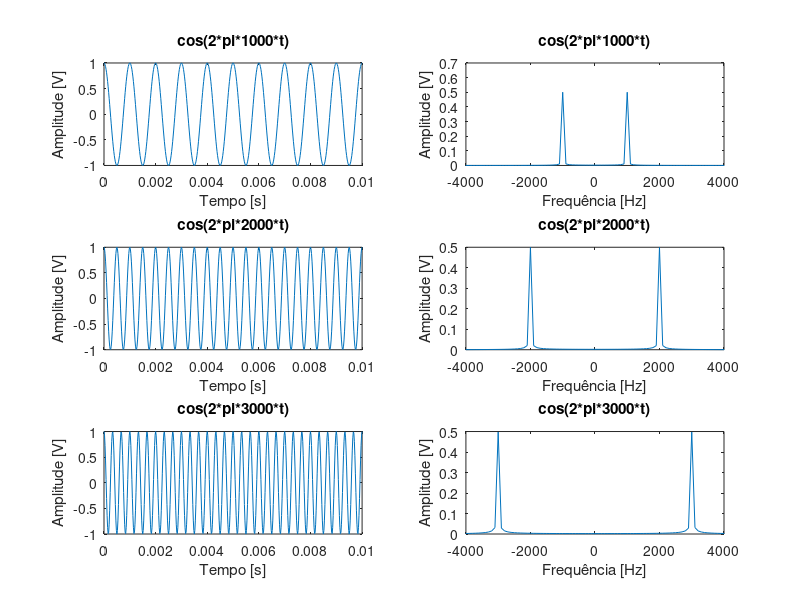
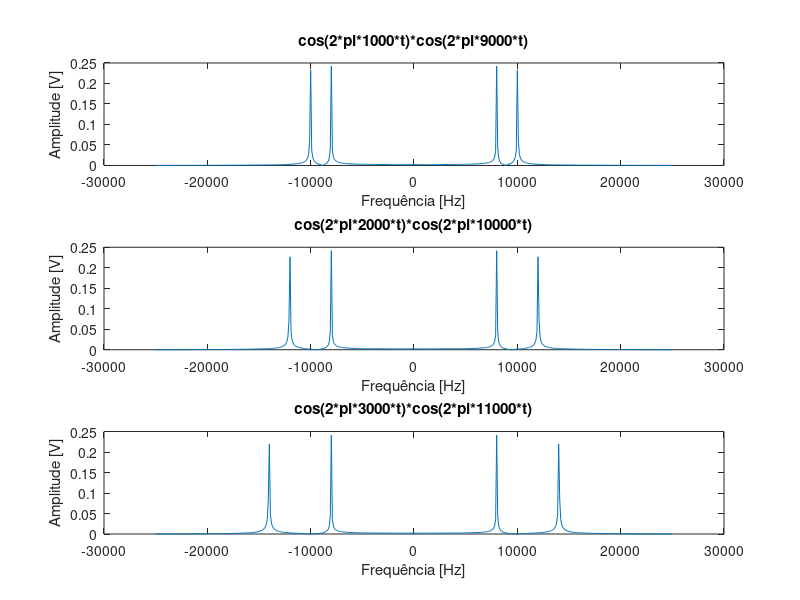
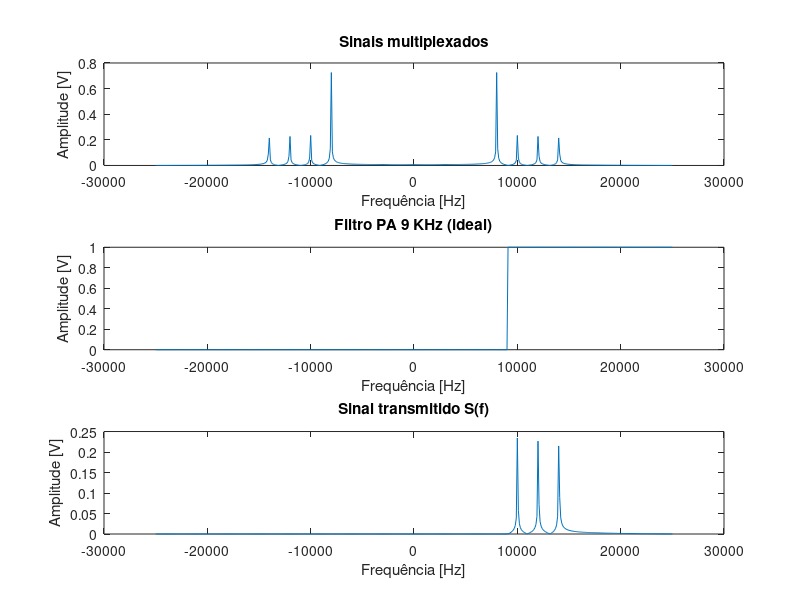
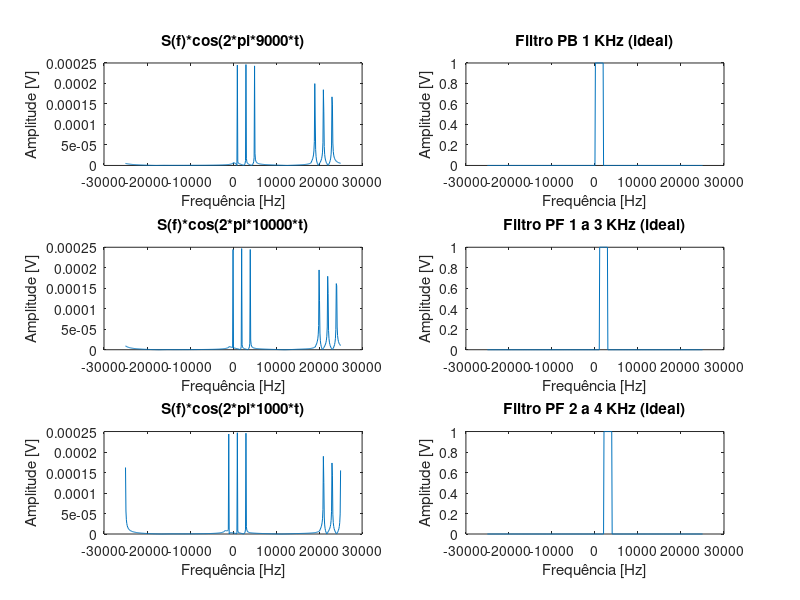

MATLAB code to generate these figures, in order:
close all;
clear all;
clc;

Am = 1; % Amplitude sinal
fm = 1e3; % Frequencia do sinal
fa = 50e3; % Frequencia de amostragem
t = [0:1/fa:10*(1/fm)];
f = [-fa/2:100:fa/2];
f_cut = 500; % Frequencia de corte - 500 Hz

% • Gerar 3 sinais (cosenos) nas frequências 1k, 2k e 3k
m1_t = Am*cos(2*pi*fm*t);
m2_t = Am*cos(2*pi*fm*2*t);
m3_t = Am*cos(2*pi*fm*3*t);

% • Realizar a multiplexação dos sinais para as frequências 10k,
% 12k e 14k para a transmissão em um canal de comunicação
m1_t_multiplex = m1_t.*cos(2*pi*9e3*t);
m2_t_multiplex = m2_t.*cos(2*pi*10e3*t);
m3_t_multiplex = m3_t.*cos(2*pi*11e3*t);
m_t_somado = m1_t_multiplex + m2_t_multiplex + m3_t_multiplex;
M_f_somado = fftshift(fft(m_t_somado)/length(m_t_somado));
filtro_PA = [zeros(1, 341) ones(1, 160)];

S_f = M_f_somado.*filtro_PA;
s_t = ifft(ifftshift(S_f));

% • Recuperar os sinais originais
r1_t = s_t.*cos(2*pi*9e3*t);
r2_t = s_t.*cos(2*pi*10e3*t);
r3_t = s_t.*cos(2*pi*11e3*t);
R1_f = fftshift(fft(r1_t)/length(r1_t));
R2_f = fftshift(fft(r2_t)/length(r2_t));
R3_f = fftshift(fft(r3_t)/length(r3_t));
filtro_pb_1k = [zeros(1, 251) ones(1, 19) zeros(1, 231)];
filtro_pf_1a3k = [zeros(1, 261) ones(1, 19) zeros(1, 221)];
filtro_pf_2a4k = [zeros(1, 271) ones(1, 19) zeros(1, 211)];

rec1_f = R1_f.*filtro_pb_1k;
rec2_f = R2_f.*filtro_pf_1a3k;
rec3_f = R3_f.*filtro_pf_2a4k;
rec1_t = ifft(ifftshift(rec1_f));
rec2_t = ifft(ifftshift(rec2_f));
rec3_t = ifft(ifftshift(rec3_f));

% Plots
M1_f = fftshift(fft(m1_t)/length(m1_t));
M2_f = fftshift(fft(m2_t)/length(m2_t));
M3_f = fftshift(fft(m3_t)/length(m3_t));

m1_f_multiplex = fftshift(fft(m1_t_multiplex)/length(m1_t_multiplex));
m2_f_multiplex = fftshift(fft(m2_t_multiplex)/length(m2_t_multiplex));
m3_f_multiplex = fftshift(fft(m3_t_multiplex)/length(m3_t_multiplex));

figure(1)
subplot(3,2,1)
plot(t, m1_t)
title('cos(2*pi*1000*t)')
xlabel('Tempo [s]')
ylabel('Amplitude [V]')
subplot(3,2,2)
plot(f, abs(M1_f))
xlim([-4*fm 4*fm])
title('cos(2*pi*1000*t)')
xlabel('Frequência [Hz]')
ylabel('Amplitude [V]')

subplot(3,2,3)
plot(t, m2_t)
title('cos(2*pi*2000*t)')
xlabel('Tempo [s]')
ylabel('Amplitude [V]')
subplot(3,2,4)
plot(f, abs(M2_f))
xlim([-4*fm 4*fm])
title('cos(2*pi*2000*t)')
xlabel('Frequência [Hz]')
ylabel('Amplitude [V]')

subplot(3,2,5)
plot(t, m3_t)
title('cos(2*pi*3000*t)')
xlabel('Tempo [s]')
ylabel('Amplitude [V]')
subplot(3,2,6)
plot(f, abs(M3_f))
xlim([-4*fm 4*fm])
title('cos(2*pi*3000*t)')
xlabel('Frequência [Hz]')
ylabel('Amplitude [V]')

figure(2)
subplot(311)
plot(f, abs(m1_f_multiplex))
title('cos(2*pi*1000*t)*cos(2*pi*9000*t)')
xlabel('Frequência [Hz]')
ylabel('Amplitude [V]')
subplot(312)
plot(f, abs(m2_f_multiplex))
title('cos(2*pi*2000*t)*cos(2*pi*10000*t)')
xlabel('Frequência [Hz]')
ylabel('Amplitude [V]')
subplot(313)
plot(f, abs(m3_f_multiplex))
title('cos(2*pi*3000*t)*cos(2*pi*11000*t)')
xlabel('Frequência [Hz]')
ylabel('Amplitude [V]')

figure(3)
subplot(311)
plot(f, abs(M_f_somado))
title('Sinais multiplexados')
xlabel('Frequência [Hz]')
ylabel('Amplitude [V]')
subplot(312)
plot(f, filtro_PA)
title('Filtro PA 9 KHz (ideal)')
xlabel('Frequência [Hz]')
ylabel('Amplitude [V]')
subplot(313)
plot(f, abs(S_f))
title('Sinal transmitido S(f)')
xlabel('Frequência [Hz]')
ylabel('Amplitude [V]')

figure(4)
subplot(3,2,1)
plot(f, abs(R1_f))
title('S(f)*cos(2*pi*9000*t)')
xlabel('Frequência [Hz]')
ylabel('Amplitude [V]')
subplot(3,2,2)
plot(f, abs(filtro_pb_1k))
title('Filtro PB 1 KHz (ideal)')
xlabel('Frequência [Hz]')
ylabel('Amplitude [V]')

subplot(3,2,3)
plot(f, abs(R2_f))
title('S(f)*cos(2*pi*10000*t)')
xlabel('Frequência [Hz]')
ylabel('Amplitude [V]')
subplot(3,2,4)
plot(f, abs(filtro_pf_1a3k))
title('Filtro PF 1 a 3 KHz (ideal)')
xlabel('Frequência [Hz]')
ylabel('Amplitude [V]')

subplot(3,2,5)
plot(f, abs(R3_f))
title('S(f)*cos(2*pi*1000*t)')
xlabel('Frequência [Hz]')
ylabel('Amplitude [V]')
subplot(3,2,6)
plot(f, abs(filtro_pf_2a4k))
title('Filtro PF 2 a 4 KHz (ideal)')
xlabel('Frequência [Hz]')
ylabel('Amplitude [V]')


figure(5)
subplot(3,2,1)
plot(t, rec1_t)
title('Sinal demodulado - cos(2*pi*1000*t)')
xlabel('Tempo [s]')
ylabel('Amplitude [V]')
subplot(3,2,2)
plot(f, abs(rec1_f))
title('Sinal demodulado - cos(2*pi*1000*t)')
xlabel('Frequência [Hz]')
ylabel('Amplitude [V]')

subplot(3,2,3)
plot(t, rec2_t)
title('Sinal demodulado - cos(2*pi*2000*t)')
xlabel('Tempo [s]')
ylabel('Amplitude [V]')
subplot(3,2,4)
plot(f, abs(rec2_f))
title('Sinal demodulado - cos(2*pi*2000*t)')
xlabel('Frequência [Hz]')
ylabel('Amplitude [V]')


subplot(3,2,5)
plot(t, rec3_t)
title('Sinal demodulado - cos(2*pi*3000*t)')
xlabel('Tempo [s]')
ylabel('Amplitude [V]')
subplot(3,2,6)
plot(f, abs(rec3_f))
title('Sinal demodulado - cos(2*pi*3000*t)')
xlabel('Frequência [Hz]')
ylabel('Amplitude [V]')

% teste_t = cos(2*pi*10e3*t) + cos(2*pi*12e3*t) + cos(2*pi*14e3*t);
% teste_f = fftshift(fft(teste_t)/length(teste_t));
% filtro_teste = [zeros(1, 250) ones(1, 251)];
% teste_f = teste_f.*filtro_teste;
% teste_t = ifft(ifftshift(teste_f));
% 
% saida = cos(2*pi*9e3*t).*teste_t;
% saida_f = fftshift(fft(saida)/length(saida));
% 
% figure(5)
% plot(f, abs(saida_f))